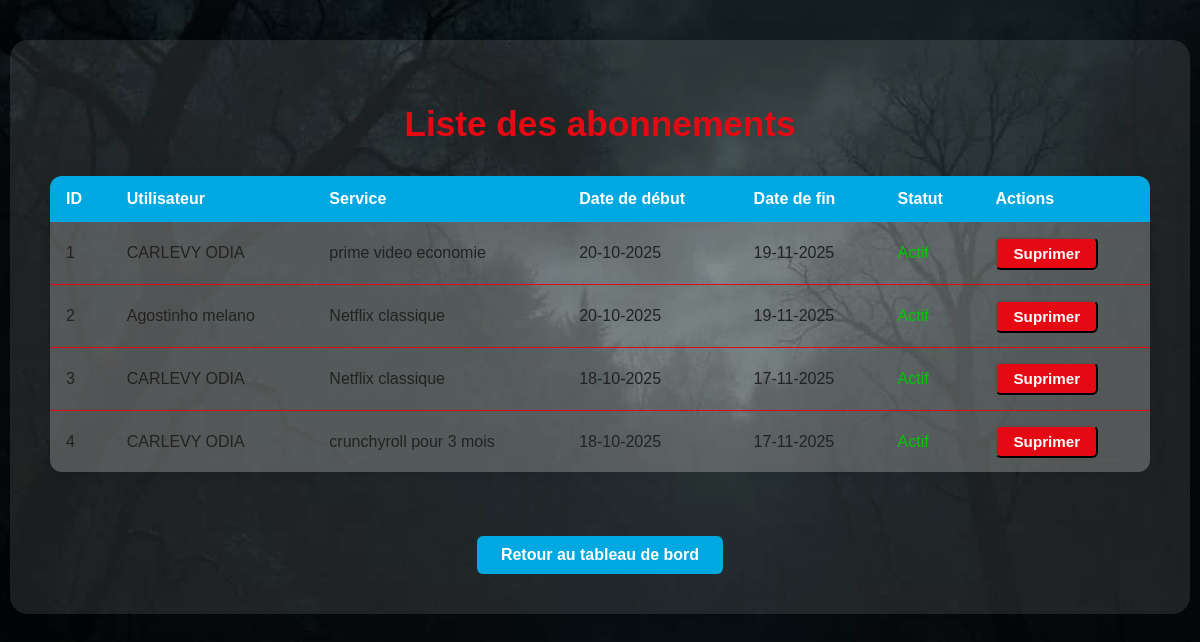
Before: /liste_abonnements with the older database file.
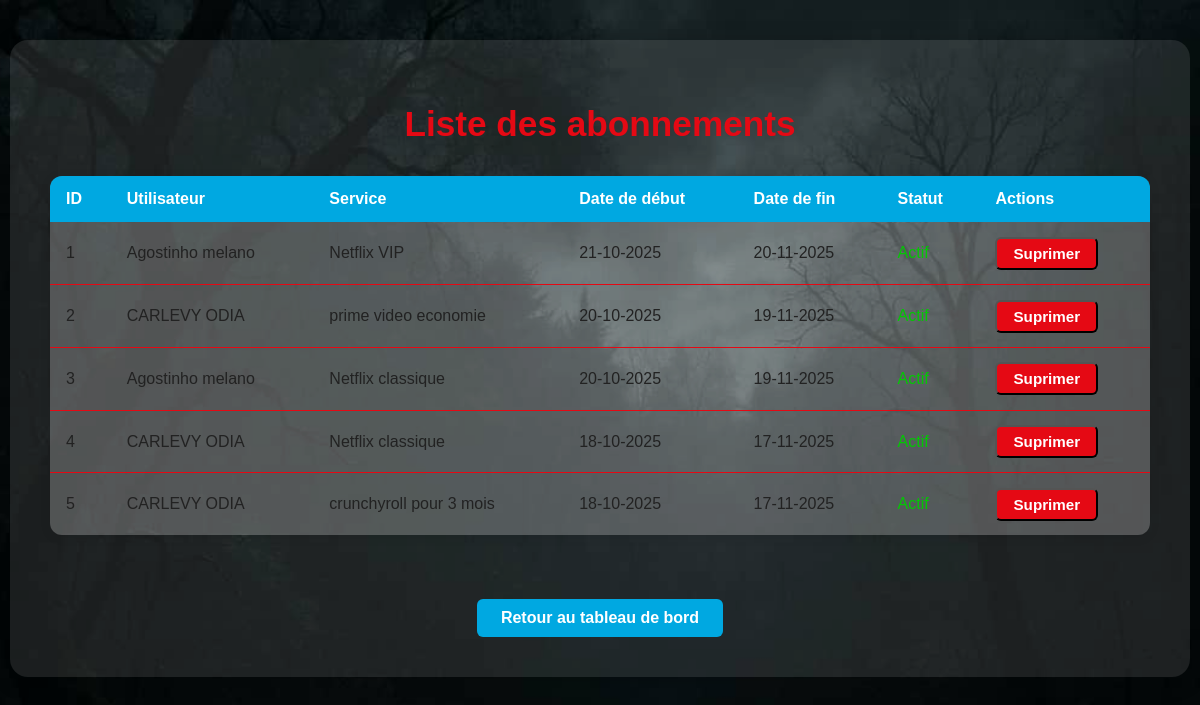
After: the same page with the newer database file.
### app.py (models this page shows, shortened)
class Abonnements(db.Model):
    id = db.Column(db.Integer, primary_key=True)
    utilisateur_id = db.Column(db.Integer, db.ForeignKey('utilisateurs.id'), nullable=False)
    service = db.Column(db.String(30), nullable=False)
    statut = db.Column(db.Boolean, default=True)  # actif à la création
    date_debut = db.Column(db.DateTime, default=datetime.utcnow)
    date_fin = db.Column(db.DateTime, nullable=False)
    utilisateur = db.relationship('Utilisateurs', backref=db.backref("abonnements", lazy=True))

class Utilisateurs(db.Model):
    id = db.Column(db.Integer, primary_key=True)
    nom = db.Column(db.String(30), nullable=False)
    mdp = db.Column(db.String(200), nullable=False)

### app.py (the view)
@app.route("/liste_abonnements")
def list_abonnements():
    abonnements = Abonnements.query.order_by(Abonnements.date_fin.desc()).all()
    now=datetime.now()
    return render_template("admin/list_abonnement.html", abonnements=abonnements, now=now)

### templates/admin/list_abonnement.html (shortened to what this page needs)
<!DOCTYPE html>
<html lang="fr">
<head>
  <link rel="stylesheet" href="{{ url_for('static', filename='css/admin.css') }}">
</head>
<body>
  <div class="admin-container">
    <h1>Liste des abonnements</h1>
    <table class="admin-table">
      <thead>
        <tr>
          <th>ID</th>
          <th>Utilisateur</th>
          <th>Service</th>
          <th>Date de début</th>
          <th>Date de fin</th>
          <th>Statut</th>
          <th>Actions</th>
        </tr>
      </thead>
      <tbody>
        {% for abonnement in abonnements %}
        <tr>
          <td>{{ loop.index }}</td>
          <td>{{ abonnement.utilisateur.nom }}</td>
          <td>{{ abonnement.service}}</td>
          <td>{{ abonnement.date_debut.strftime("%d-%m-%Y") }}</td>
          <td>{{ abonnement.date_fin.strftime("%d-%m-%Y") if abonnement.date_fin else "-" }}</td>
          <td>
            {% if abonnement.date_fin < now %}
            <span style="color: red;"> Inactif </span>
            {% else %}
            <span class="statut" style="color: rgb(4, 199, 4);"> Actif</span>
            {% endif %}
          </td>
          <td>
            <form action="{{url_for('supprimer_abonnement',id=abonnement.id)}}" method="post" class="delete-form">
              <button type="submit" class="btn-admin">Suprimer</button>
            </form>
          </td>
        </tr>
        {% endfor %}
      </tbody>
    </table>
    <a href="{{ url_for('accueil_admin') }}" class="btn-retour">Retour au tableau de bord</a>
  </div>
  </body>

Changed rows visible on the page:
added Abonnements: utilisateur.nom "Agostinho melano", service "Netflix VIP", date_debut "21-10-2025", date_fin "20-11-2025", shows "Actif"
